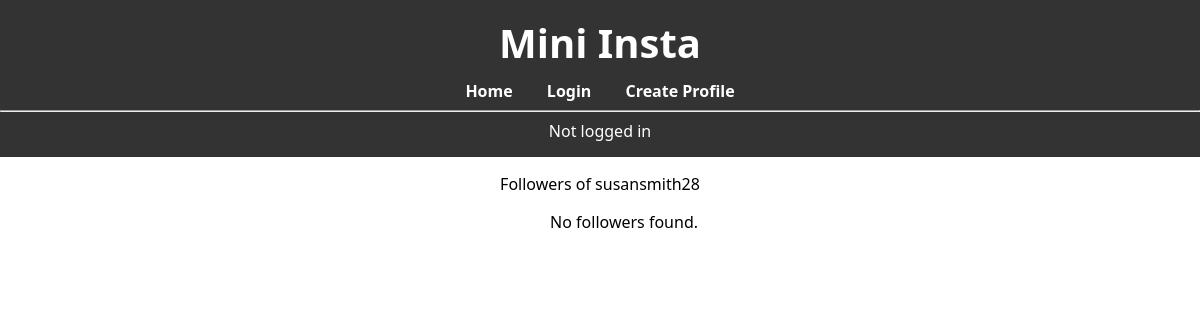
The page /mini_insta/profile/2/followers on the database as committed earlier.
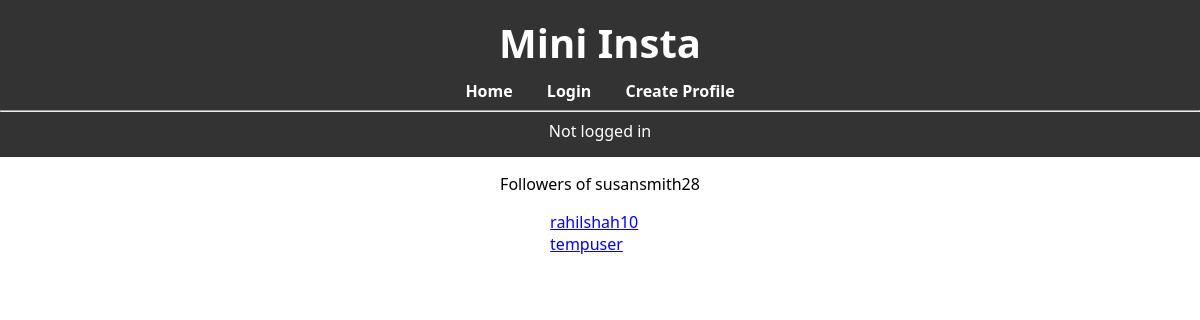
The same page on the database as committed later.
### mini_insta/models.py (models this page shows, shortened)
class Profile(models.Model):
    username = models.CharField(blank=True)
    display_name = models.CharField(blank=True)
    profile_image_url = models.URLField(null=True)
    bio_text = models.TextField(blank=True)
    join_date = models.DateField(auto_now=True)
    user = models.ForeignKey(User, on_delete=models.CASCADE)
    def get_followers(self):
        followers = Follow.objects.filter(profile=self)
        return [follow.follower_profile for follow in followers]

### mini_insta/views.py (the view)
# urls.py: path('profile/<int:pk>/followers', ShowFollowersView.as_view(), name='show_followers'),
class ShowFollowersView(DetailView):
    model = Profile
    template_name = "mini_insta/show_followers.html"
    context_object_name = "profile"

### mini_insta/templates/mini_insta/show_followers.html
{% extends "mini_insta/base.html" %}
{% load static %}
{% block content %}
<div>
    <p>Followers of {{ profile.username }}</p>
    <ul>
        {% for profile in profile.get_followers %}
            <li>
                <a href="{% url 'show_profile' profile.pk %}">{{ profile.username }}</a>
            </li>
        {% empty %}
            <li>No followers found.</li>
        {% endfor %}
    </ul>
</div>
{% endblock %}

Rows that differ between the two databases and show on the page:
now on this page (row edited): Profile: username "rahilshah10"
added Profile: username "tempuser"
Other text that changed with them:
text no longer shown: "No followers found."
